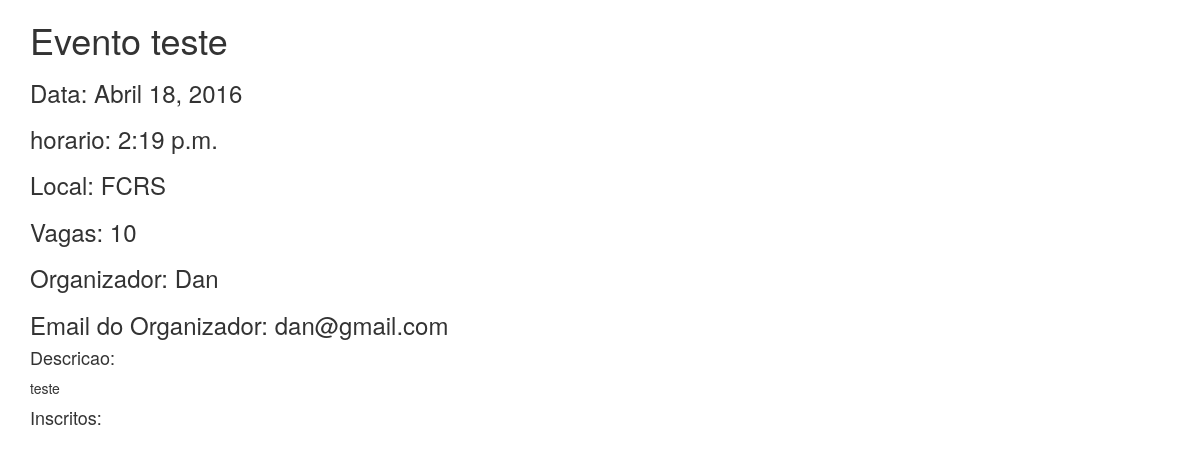
The page /evento/mostrar/3 on the database its author committed.
### evento/models.py (models this page shows, shortened)
@python_2_unicode_compatible
class Evento(models.Model):
    nome = models.CharField(max_length=200)
    data = models.DateField()
    local = models.CharField(max_length=200)
    descricao = models.TextField(blank=True)
    horario = models.TimeField()
    vagas = models.PositiveIntegerField()
    organizador = models.CharField(max_length=200)
    email_organizador = models.EmailField()

### evento/views.py (the view)
# urls.py: url(r'^mostrar/(?P<id>[0-9]+)$', views.mostrar_evento, name='mostrar_evento'),
def mostrar_evento(request, id):
    evento = get_object_or_404(Evento, id=id)
    return render(request, 'evento/mostrarEvento.html', {'evento': evento})

### evento/templates/evento/mostrarEvento.html (shortened to what this page needs)
{% load staticfiles %}
<!DOCTYPE html>
<html>
  <head>
    <link href="{% static 'evento/css/bootstrap.min.css' %}" rel="stylesheet">
  </head>
  <body>
    <div class="container">
      <div class="">
        <h1>{{evento.nome}}</h1>
        <h3>Data: {{evento.data}}</h3>
        <h3>horario: {{evento.horario}}</h3>
        <h3>Local: {{evento.local}}</h3>
        <h3>Vagas: {{evento.vagas}}</h3>
        <h3>Organizador: {{evento.organizador}}</h3>
        <h3>Email do Organizador: {{evento.email_organizador}}</h3>
      </div>
      <div class="">
        <h4>Descricao:</h4>
        <p>
          {{evento.descricao}}
        </p>
      </div>
      <div class="">
        <h4>Inscritos:</h4>
      </div>
    </div>
  </body>
</html>

### rows shown on the page
Evento: nome "Evento teste", data "Abril 18, 2016", horario "2:19 p.m.", local "FCRS", vagas "10", organizador "Dan", email_organizador "dan@gmail.com", descricao "teste"
